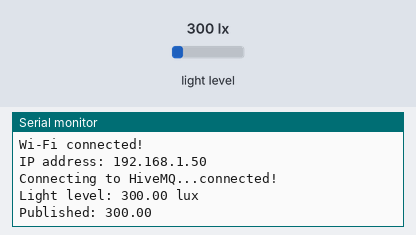
This sketch was run on a simulated Arduino Nano 33 IoT. On the bench: the last lines printed to the serial monitor. The inputs (shaded band) are chosen by the test bench; at power-on: light level 300 lx. WiFi joins after 1.5 s; servers stay silent unless stated; random numbers use the default seed unless the sketch sets one; no MQTT or app messages arrive unless stated.

Above: at 4.7 s.
4.8 s: light level set to 40 lx
At 9.6 s:
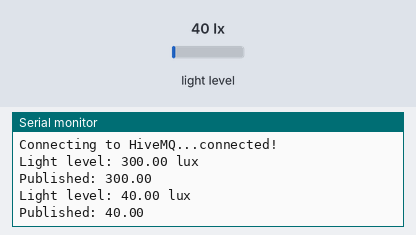
10.4 s: light level set to 500 lx
At 14.6 s:
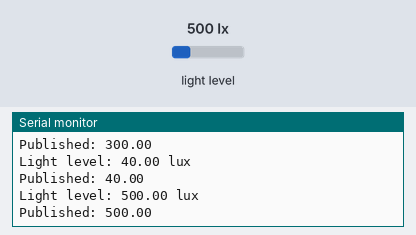
Timing chart, 0 to 16.1 s (numbered marks = the images above; inputs shaded):
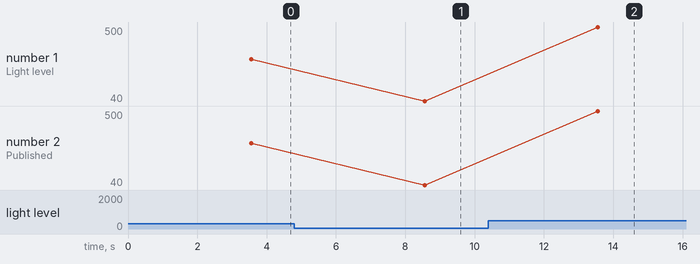

The sketch:

sketch_aug21a.ino
```cpp
#include <Wire.h>
#include <BH1750.h>
#include <WiFiNINA.h>
#include <PubSubClient.h>

// ---------- Wi-Fi ----------
const char* WIFI_SSID = "task2.1P";
const char* WIFI_PASSWORD = "arjun123";

// ---------- HiveMQ Cloud ----------
const char* MQTT_SERVER = "e0a2ffec7f624d149150762d9bbd7d81.s1.eu.hivemq.cloud";
const int MQTT_PORT = 8883;

const char* MQTT_USERNAME = "hivemq.webclient.1787817208740";
const char* MQTT_PASSWORD = "St5mqIG5@ai!bUbpbQudPkAddRoOnIDW";

const char* MQTT_TOPIC = "Terrarium/light";

//  Objects
BH1750 lightMeter;

WiFiSSLClient wifiClient;
PubSubClient mqttClient(wifiClient);


// Wi-Fi connection
void connectWiFi() {

  Serial.print("Connecting to Wi-Fi");

  while (WiFi.begin(WIFI_SSID, WIFI_PASSWORD) != WL_CONNECTED) {

    Serial.print(".");
    delay(3000);
  }

  Serial.println();
  Serial.println("Wi-Fi connected!");

  Serial.print("IP address: ");
  Serial.println(WiFi.localIP());
}


//  MQTT connection
void connectMQTT() {

  while (!mqttClient.connected()) {

    Serial.print("Connecting to HiveMQ...");

    String clientID = "Nano33IoT-" + String(random(0xffff), HEX);

    if (mqttClient.connect(
          clientID.c_str(),
          MQTT_USERNAME,
          MQTT_PASSWORD
        )) {

      Serial.println("connected!");
    }

    else {

      Serial.print("failed, state = ");
      Serial.println(mqttClient.state());

      delay(5000);
    }
  }
}


//  Setup
void setup() {

  Serial.begin(115200);

  delay(2000);

  // Start I2C
  Wire.begin();

  // Start BH1750
  if (!lightMeter.begin()) {

    Serial.println("BH1750 sensor not detected!");

    while (1) {
      delay(1000);
    }
  }

  Serial.println("BH1750 ready!");

  // Connect to Wi-Fi
  connectWiFi();

  // Configure MQTT
  mqttClient.setServer(MQTT_SERVER, MQTT_PORT);
}


//  Main loop
void loop() {

  // Reconnect Wi-Fi if necessary
  if (WiFi.status() != WL_CONNECTED) {

    connectWiFi();
  }


  // Reconnect MQTT if necessary
  if (!mqttClient.connected()) {

    connectMQTT();
  }


  // Keep MQTT connection alive
  mqttClient.loop();


  // Read light level
  float lux = lightMeter.readLightLevel();


  // Display lux value
  Serial.print("Light level: ");
  Serial.print(lux);
  Serial.println(" lux");


  // Convert lux value to text
  char message[20];

  snprintf(message, sizeof(message), "%.2f", lux);


  // Publish lux value to HiveMQ
  mqttClient.publish(MQTT_TOPIC, message);


  // Display published value
  Serial.print("Published: ");
  Serial.println(message);

  // Wait 5 seconds
  delay(5000);
}
```

Measured:
- after the input at 4.8 s, the serial monitor: prints a new line after 3.8 s (image 1)
- after the input at 10.4 s, the serial monitor: prints a new line after 3.2 s (image 2)
- plotted number 1: 300 → 40 after the input at 4.8 s, 40 → 500 after the input at 10.4 s
- plotted number 2: 300 → 40 after the input at 4.8 s, 40 → 500 after the input at 10.4 s
